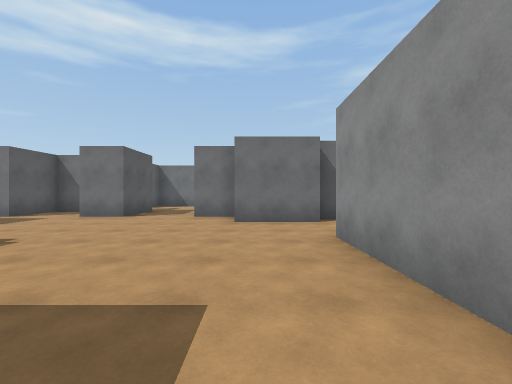
View 1 (above)

24 first-person views from a walk through a Unity game level. The camera is 1.4 m above the floor, looks level and sees 90° across. The floor is counted in squares, 2 m on a side. Each view is taken from the middle of a square. On the plan, view 1 faces up. The plan holds only what a view shows up to about 9 squares ahead; the rest is blank. The place goes on beyond the plan. The player is left out. Door leaves are left out, so doorways stand open.

View 2
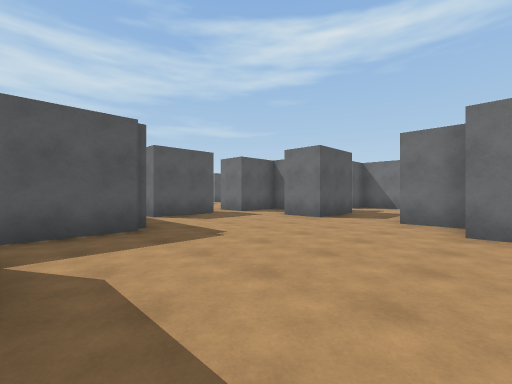

View 3
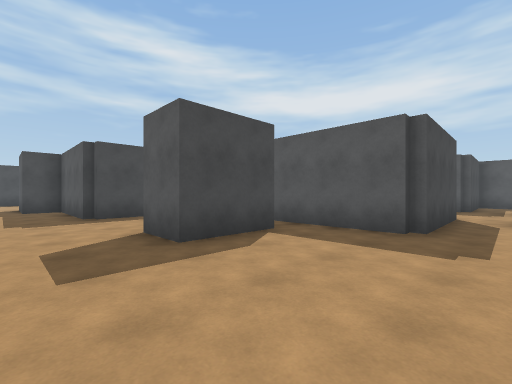

View 4
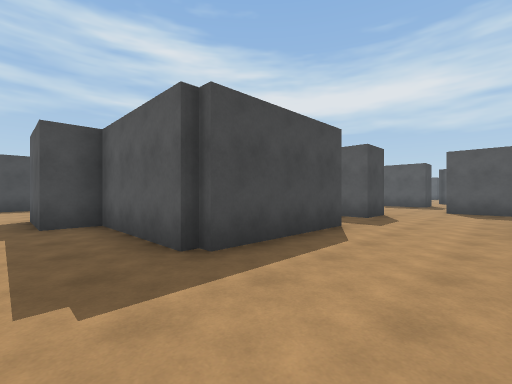

View 5
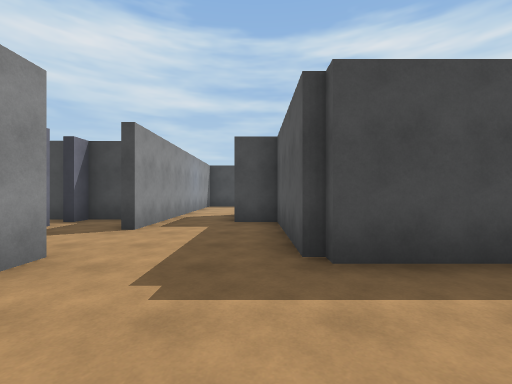

View 6
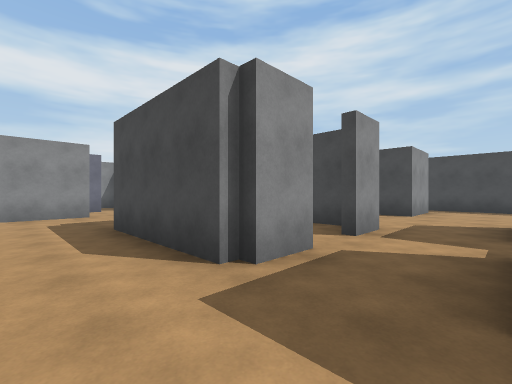

View 7
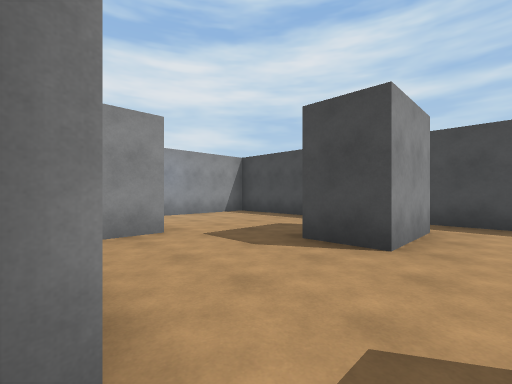

View 8
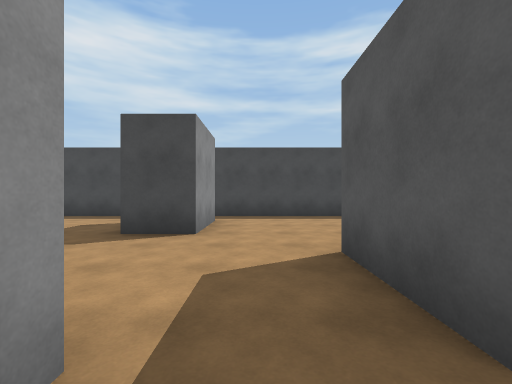

View 9
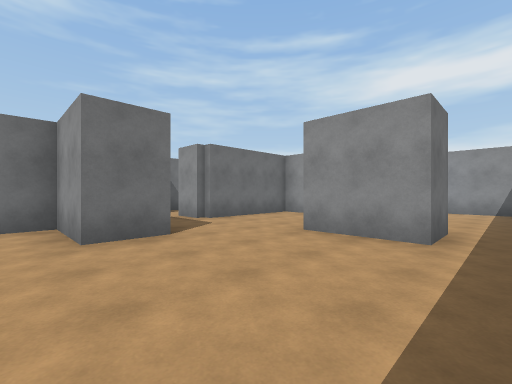

View 10
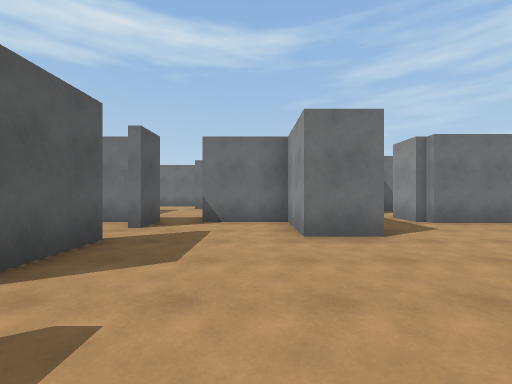

View 11
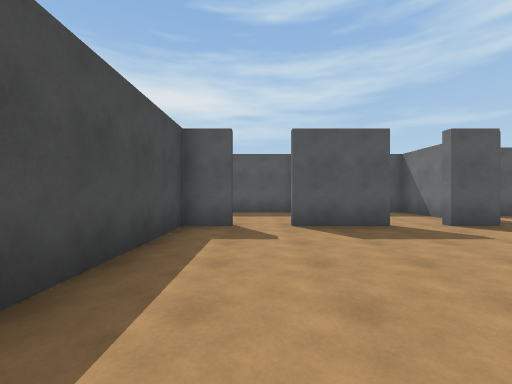

View 12
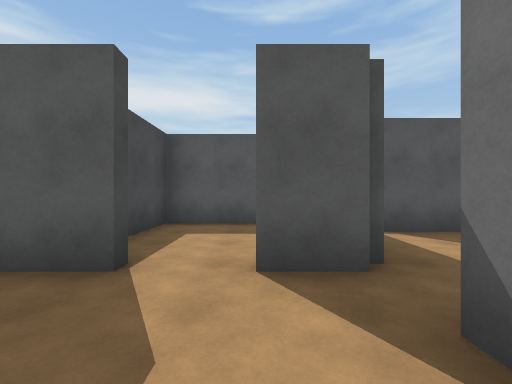

View 13
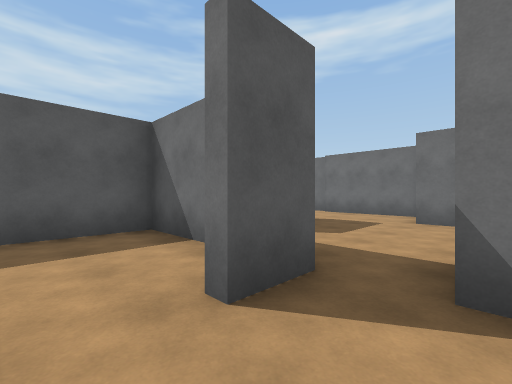

View 14
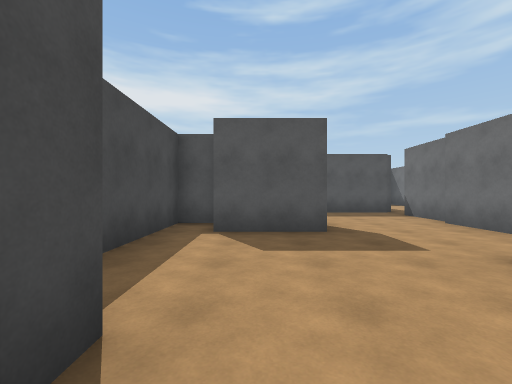

View 15
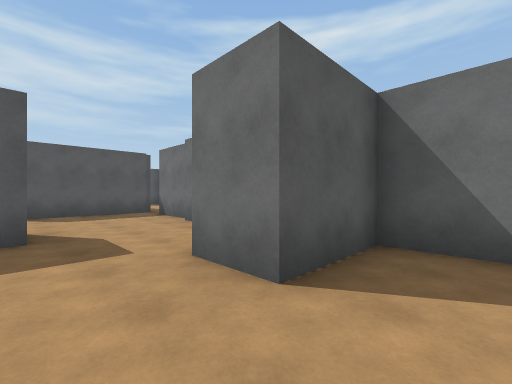

View 16
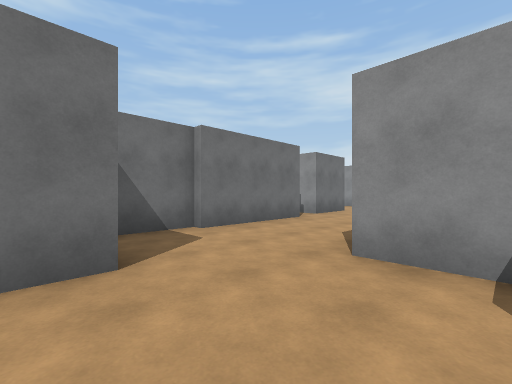

View 17
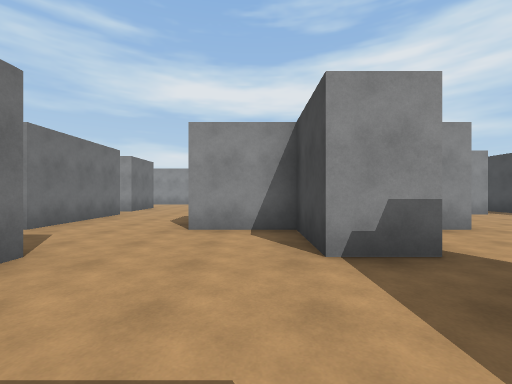

View 18
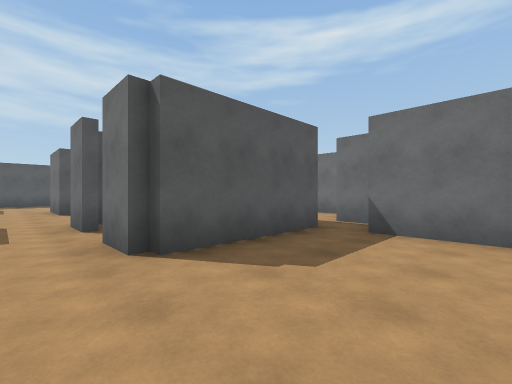

View 19
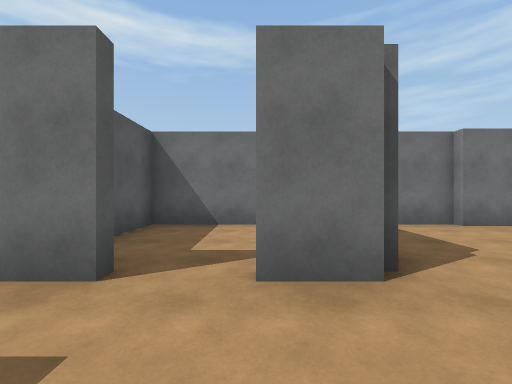

View 20
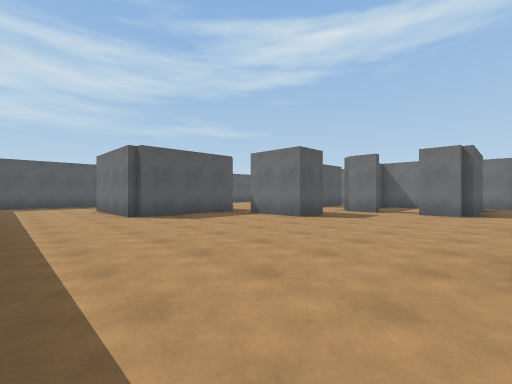

View 21
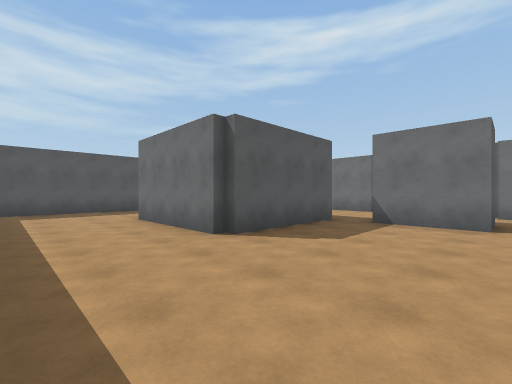

View 22
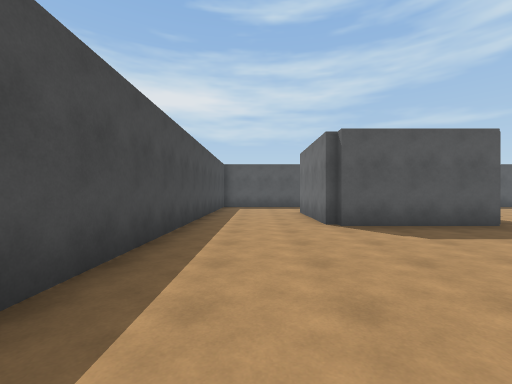

View 23
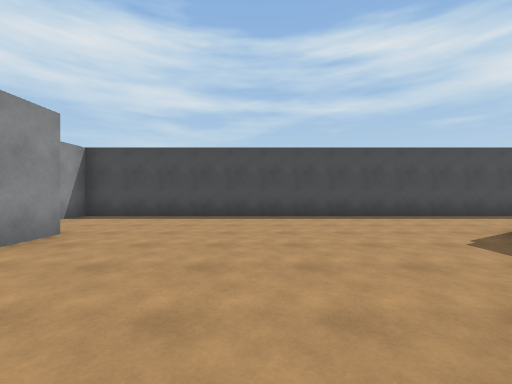

View 24
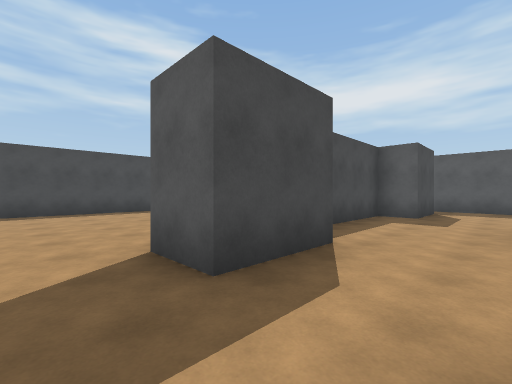

### Floor plan
Points are (right, up) in squares from view 1. A wall is a line through its corners. A room is listed if a view was taken in it or the views show most of it. See-through windows are left out.
Room 1 (views 1, 4, 5)
walls: (-1.5, -3.8) (-1.5, -7) (-0.5, -7) (-0.5, -8.8); (-2.8, -0.5) (-3.7, -0.5) (-3.7, 0.1); (-5, -3.5) (-1.8, -3.5); (1.3, -3.8) (1.3, -2); (-1.8, 0.8) (-1.8, -0.5); (1.3, -8.5) (1.3, -5.8)
ways out: opening at (-4, 0) to room 2; opening at (-0.5, 0) to room 2; opening at (-5, -2.5) to room 3; opening at (0, -8) to room 4; opening at (1, -4.5)
Room 2 (views 2, 3)
walls: (-4.7, 2.9) (-4.7, -0.1); (-3.9, 0.8) (-1.8, 0.8); (-3.7, 7.3) (-5, 7.3); (0.5, 6) (-0.5, 6); (-0.5, 7.3) (-1.8, 7.3); (-7, 6.1) (-7, 4); (1.3, 1.2) (1.3, 4); (-8.2, 3) (-5, 3); (-6.1, 9) (-7, 9) (-7, 7.2)
ways out: opening at (-4, 0) to room 1; opening at (-0.5, 0) to room 1; opening at (-7.5, 7); opening at (-2.5, 8.5); opening at (1, 5)
Room 3 (view 6)
walls: (-8.2, -3.7) (-7, -3.7); (-5, -0.8) (-8.2, -0.8)
ways out: opening at (-5, -2.5) to room 1; opening at (-7.5, -2.5) to room 6; opening at (-6, -4)
Room 4 (views 7, 8)
walls: (-1.8, -9) (-1.8, -7.3) (-5, -7.3); (-5, -10.3) (-3.8, -10.3); (-3.8, -12.3) (-5, -12.3); (-2.1, -13.5) (0.2, -13.5); (-5.3, -7.1) (-5.3, -6); (-5.5, -13.5) (-4, -13.5); (-7, -7) (-7, -9); (1.3, -13) (1.3, -8.5)
ways out: opening at (0, -8) to room 1; opening at (-6.5, -10) to room 5; opening at (-4.5, -13) to room 5; opening at (-6, -6)
Room 5 (views 9, 10, 11, 12, 13)
walls: (-11.2, -9.2) (-11.2, -11.2); (-11.2, -12.5) (-11.2, -13.5) (-5.5, -13.5); (-7, -9) (-8.2, -9) (-8.2, -7) (-10.2, -7); (-11.2, -7) (-11.2, -8); (-12, -7) (-14.7, -7) (-14.7, -10) (-13, -10); (-5, -12.3) (-5, -10.3)
ways out: opening at (-6.5, -10) to room 4; opening at (-4.5, -13) to room 4; opening at (-11, -12) to room 9
Room 6 (views 14, 15, 16, 17)
walls: (-13.5, -3.8) (-13.5, -5.8); (-10.2, -7) (-10.2, -5.7) (-8.2, -5.7) (-8.2, -3.7); (-14.7, -5.9) (-14.7, -6.7) (-11.9, -6.7); (-8.1, -0.5) (-10.2, -0.5) (-10.2, -2.5) (-11.5, -2.5)
ways out: opening at (-7.5, -2.5) to room 3; opening at (-12.5, -3.5) to room 7
Room 7 (view 18)
walls: (-14.8, -0.5) (-16.8, -0.5); (-17.7, -0.4) (-17.7, -3.8); (-11.9, -0.8) (-14.8, -0.8); (-17.1, 0.8) (-18, 0.8)
ways out: opening at (-12.5, -3.5) to room 6; opening at (-17.5, -5) to room 8
Room 8 (views 19, 20, 21, 22, 23, 24)
walls: (-24.2, -7) (-24.2, -10.2); (-23.2, -5.7) (-21.2, -5.7) (-21.2, -7) (-23.2, -7); (-24.5, -10.5) (-27.8, -10.5); (-20.2, -4) (-21.2, -4); (-24.5, -3.7) (-26.2, -3.7); (-16.8, -10.2) (-16.8, -9.2); (-18, -4) (-19, -4); (-27.8, -5.7) (-27.8, -6.7) (-25.1, -6.7); (-28, -13.5) (-15, -13.5) (-15, -12.5); (-31, -10.2) (-31, -13); (-19, 2.8) (-19.8, 2.8)
ways out: opening at (-17.5, -5) to room 7; opening at (-20, -3) to room 10; opening at (-29.5, -10); opening at (-27, -4.5)
Room 9 (no view inside)
walls: (-14.7, -10.8) (-14.7, -12.9)
ways out: opening at (-11, -12) to room 5
Room 10 (no view inside)
walls: (-19, -0.5) (-21.2, -0.5) (-21.2, -3.5)
ways out: opening at (-20, -3) to room 8

Positions as (right, up) in squares from view 1, and headings:
1: (0, 0), facing up
2: (0, 1), facing up-left
3: (0, 4), facing down-left
4: (0, -1), facing down-left
5: (-1, -1), facing down
6: (-7, -2), facing down-right
7: (-6, -7), facing down-right
8: (-6, -6), facing down
9: (-9, -13), facing up-right
10: (-9, -13), facing up
11: (-6, -12), facing left
12: (-9, -8), facing left
13: (-10, -9), facing up-left
14: (-9, -5), facing left
15: (-9, -4), facing up-left
16: (-11, -5), facing up-right
17: (-13, -5), facing right
18: (-15, -5), facing up-left
19: (-19, -6), facing up
20: (-17, -13), facing up-left
21: (-21, -13), facing up-left
22: (-19, -12), facing left
23: (-20, -6), facing down
24: (-20, -4), facing down-left
